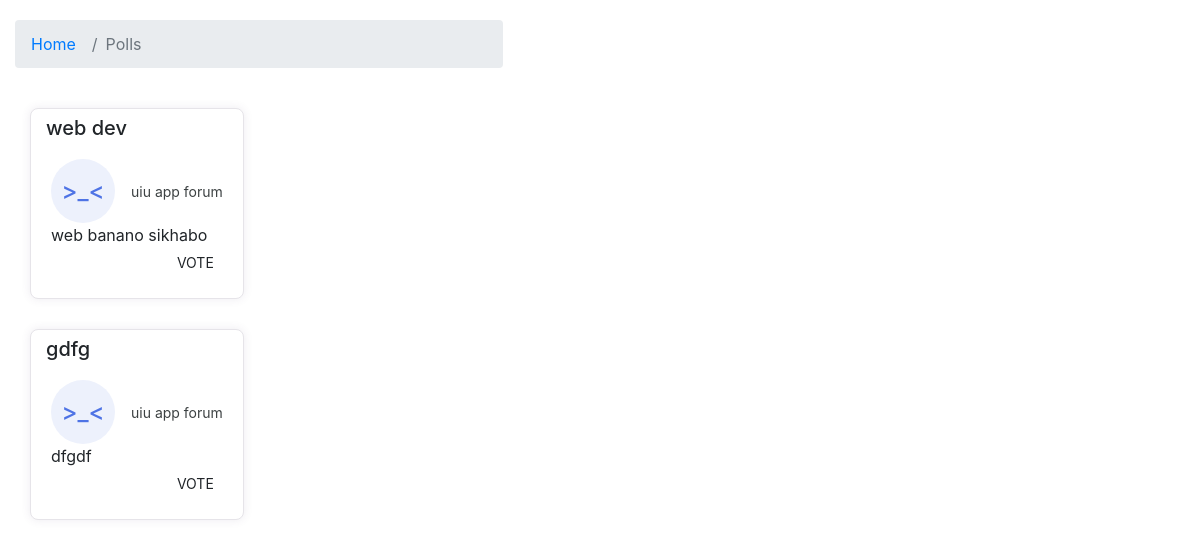
/viewpoll.php, run on an earlier commit of the app's database.
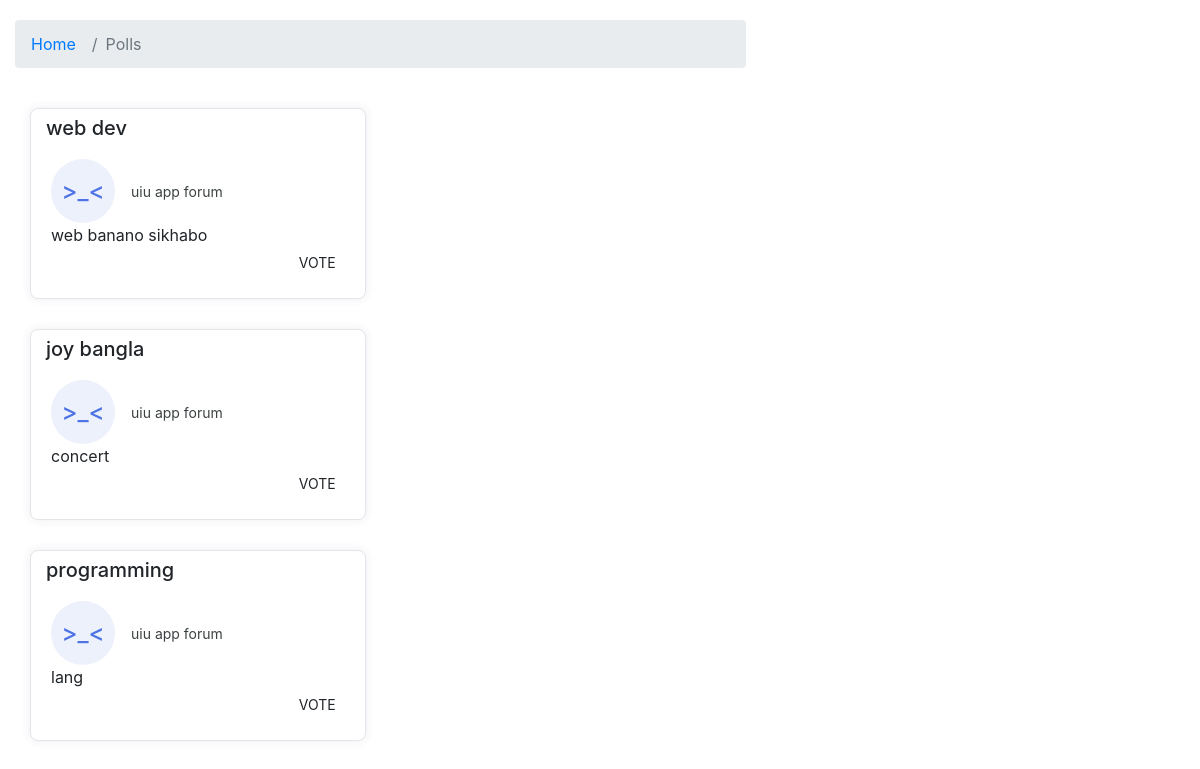
And on a later commit of the database.
### tables this page shows
CREATE TABLE `event_poll` (
  `EventName` varchar(100) NOT NULL,
  `Description` varchar(500) NOT NULL,
  `PollID` int(11) NOT NULL,
  `OrganizerID` int(11) NOT NULL
);

CREATE TABLE `organizer` (
  `OrganizerID` int(11) NOT NULL,
  `OrganizerName` varchar(100) NOT NULL,
  `OrganizerEmail` varchar(50) NOT NULL,
  `OrganizerContactNumber` varchar(20) NOT NULL,
  `OrganizerFileLogo` varchar(100) DEFAULT NULL,
  `OrganizerDescription` varchar(500) NOT NULL,
  `OrganizerPass` varchar(100) DEFAULT NULL
);

### viewpoll.php (the view, shortened to what this page needs)
<?php
    $servername = "localhost";
    $username = "root";
    $password = "";
    $database = "eventadministration";
    $conn = mysqli_connect($servername,$username,$password,$database);
 ?>
<!DOCTYPE html>
<html lang="en">
<head>
  <link href="lib/bootstrap/css/bootstrap.min.css" rel="stylesheet">
  <link href="lib/font-awesome/css/font-awesome.min.css" rel="stylesheet">
  <link href="lib/animate/animate.min.css" rel="stylesheet">
  <link href="lib/ionicons/css/ionicons.min.css" rel="stylesheet">
  <link href="lib/owlcarousel/assets/owl.carousel.min.css" rel="stylesheet">
  <link href="lib/lightbox/css/lightbox.min.css" rel="stylesheet">
<link href="https://cdn.jsdelivr.net/npm/bootstrap@4.4.1/dist/css/bootstrap.min.css" rel="stylesheet">
</head>
<header id="header">
    <div class="container-fluid">
      <div id="logo" class="pull-left">
      <nav aria-label="breadcrumb" class="main-breadcrumb">
<ol class="breadcrumb">
<li class="breadcrumb-item"><a href="home.php">Home</a></li>
<li class="breadcrumb-item active" aria-current="page">Polls</li>
</ol>
</nav>
<br>
<body>
<?php
 $sql = "SELECT PollID,EventName,OrganizerName,OrganizerContactNumber,Description
 FROM event_poll JOIN organizer
 on event_poll.OrganizerID=organizer.OrganizerID";
 $result = mysqli_query($conn, $sql);
 if(mysqli_num_rows($result) > 0)
 {
   while($row = mysqli_fetch_assoc($result)){
 echo '<div class="container">
<div class="row">
<div class="col-lg-6">
<div class="card card-margin">
<div class="card-header no-border">
<h5 class="card-title">'. $row["EventName"] .'</h5>
</div>
<div class="card-body pt-0">
<div class="widget-49">
<div class="widget-49-title-wrapper">
<div class="widget-49-date-primary">
<span class="widget-49-date-day">>_<</span>
<span class="widget-49-date-month"></span>
</div>
<div class="widget-49-meeting-info">
<span class="widget-49-pro-title">'. $row["OrganizerName"] .'</span>
</div>
</div>
<span class="widget-49-meeting-time">'. $row["Description"] .'</span>
<div class="widget-49-meeting-action">
<a href="pollvote.php?pid='. $row['PollID'] .'" class="btn btn-sm btn-flash-border-primary">Vote</a>
</div>
</div>
</div>
</div>
</div>';
   }
  }
?>
</body>
</html>

### viewpoll.php (style rules this page uses)
body { background: url("img/prev.jpg"); margin-top:20px; }
.card-margin { margin-bottom: 1.875rem; }
.card { border: 0; box-shadow: 0px 0px 10px 0px rgba(82, 63, 105, 0.1); -webkit-box-shadow: 0px 0px 10px 0px rgba(82, 63, 105, 0.1); -moz-box-shadow: 0px 0px 10px 0px rgba(82, 63, 105, 0.1); -ms-box-shadow: 0px 0px 10px 0px rgba(82, 63, 105, 0.1); }
.card { position: relative; display: flex; flex-direction: column; min-width: 0; word-wrap: break-word; background-color: #ffffff; background-clip: border-box; border: 1px solid #e6e4e9; border-radius: 8px; }
.card .card-header.no-border { border: 0; }
.card .card-header { background: none; padding: 0 0.9375rem; font-weight: 500; display: flex; align-items: center; min-height: 50px; }
.card-header:first-child { border-radius: calc(8px - 1px) calc(8px - 1px) 0 0; }
.widget-49 .widget-49-title-wrapper { display: flex; align-items: center; }
.widget-49 .widget-49-title-wrapper .widget-49-date-primary { display: flex; align-items: center; justify-content: center; flex-direction: column; background-color: #edf1fc; width: 4rem; height: 4rem; border-radius: 50%; }
.widget-49 .widget-49-title-wrapper .widget-49-date-primary .widget-49-date-day { color: #4e73e5; font-weight: 500; font-size: 1.5rem; line-height: 1; }
.widget-49 .widget-49-title-wrapper .widget-49-meeting-info { display: flex; flex-direction: column; margin-left: 1rem; }
.widget-49 .widget-49-title-wrapper .widget-49-meeting-info .widget-49-pro-title { color: #3c4142; font-size: 14px; }
.widget-49 .widget-49-meeting-action { text-align: right; }
.widget-49 .widget-49-meeting-action a { text-transform: uppercase; }

What changed in the data, as far as the page shows it:
removed event_poll: EventName "gdfg", OrganizerID.OrganizerName "uiu app forum", Description "dfgdf"
added event_poll: EventName "joy bangla", OrganizerID.OrganizerName "uiu app forum", Description "concert"
added event_poll: EventName "programming", OrganizerID.OrganizerName "uiu app forum", Description "lang"
